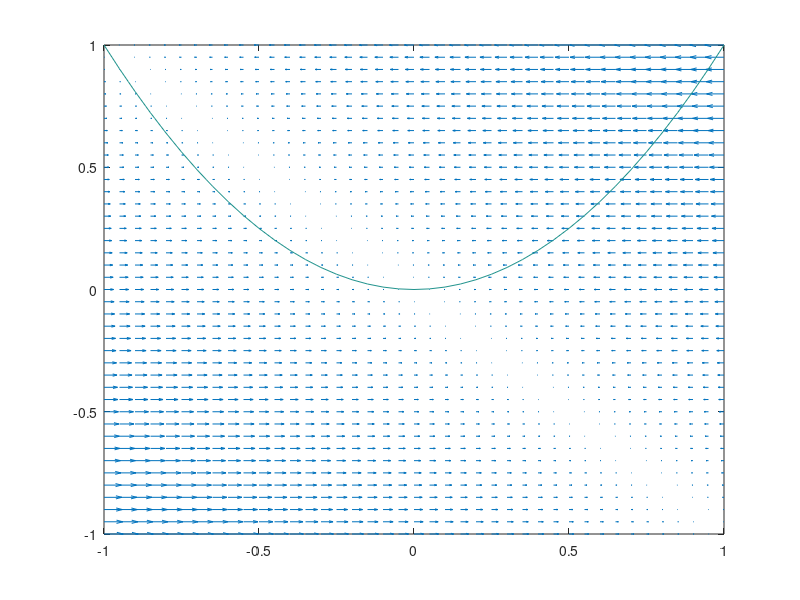
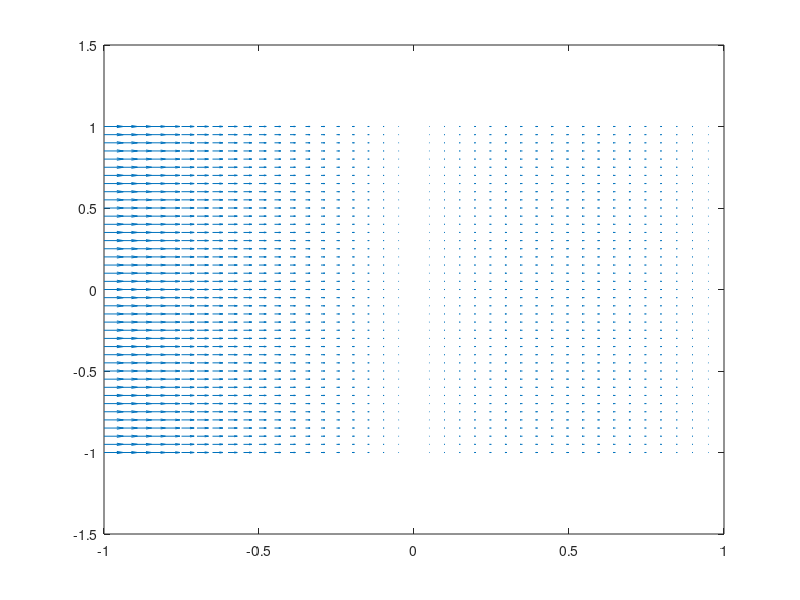

Here is the MATLAB script that generated these plots, in order:
bound=1;
delta=.05; 

x=-bound:delta:bound;
y=x;
[x1,x2]=meshgrid(x,y);
% xdot1=-2*x1+x1.^3;
% xdot2=-2.*x2+x2.^3;
xdot1=-x1-x2;
xdot2=2*x1;

% V=(0.00085577)+(-6.2081e-14).*x1+(0.28001).*x1.^2+(2.6602e-14).*x1.^3+(0.0098348).*x1.^4+(8.2393e-14).*x2+(0.18945).*x2.^2+(-2.1898e-14).*x2.^3+(0.013964).*x2.^4+(-0.35727).*x2.*x1+(-7.0482e-14).*x2.*x1.^2+(0.068126).*x2.*x1.^3+(5.5826e-14).*x2.^2.*x1+(0.10163).*x2.^2.*x1.^2+(-0.054716).*x2.^3.*x1 
% figure(1)
% surf(x1,x2,V);
figure(2)
% contourf(x1,x2,V);hold on;
% hold on

z=x1.^2-x2;
quiver(x1,x2,xdot1,zeros(size(xdot1)));hold on
contour(x1,x2,z,[0 0]);hold on;
xdot3=-x1+x1.^2;
xdot4=zeros(size(xdot3));
figure(3)
quiver(x1,x2,xdot3,xdot4)


% cleanVdot=(0.35727)*x1^2+(-0.068126)*x1^4+(0.021633)*x2^2+(0.0011409)*x2^4+(-0.17614)*x2*x1+(0.26147)*x2*x1^3+(-0.068126)*x2*x1^5+(0.19289)*x2^2*x1^2+(-0.20326)*x2^2*x1^4+(-0.016744)*x2^3*x1+(0.16415)*x2^3*x1^3+(-0.055857)*x2^4*x1^2;
